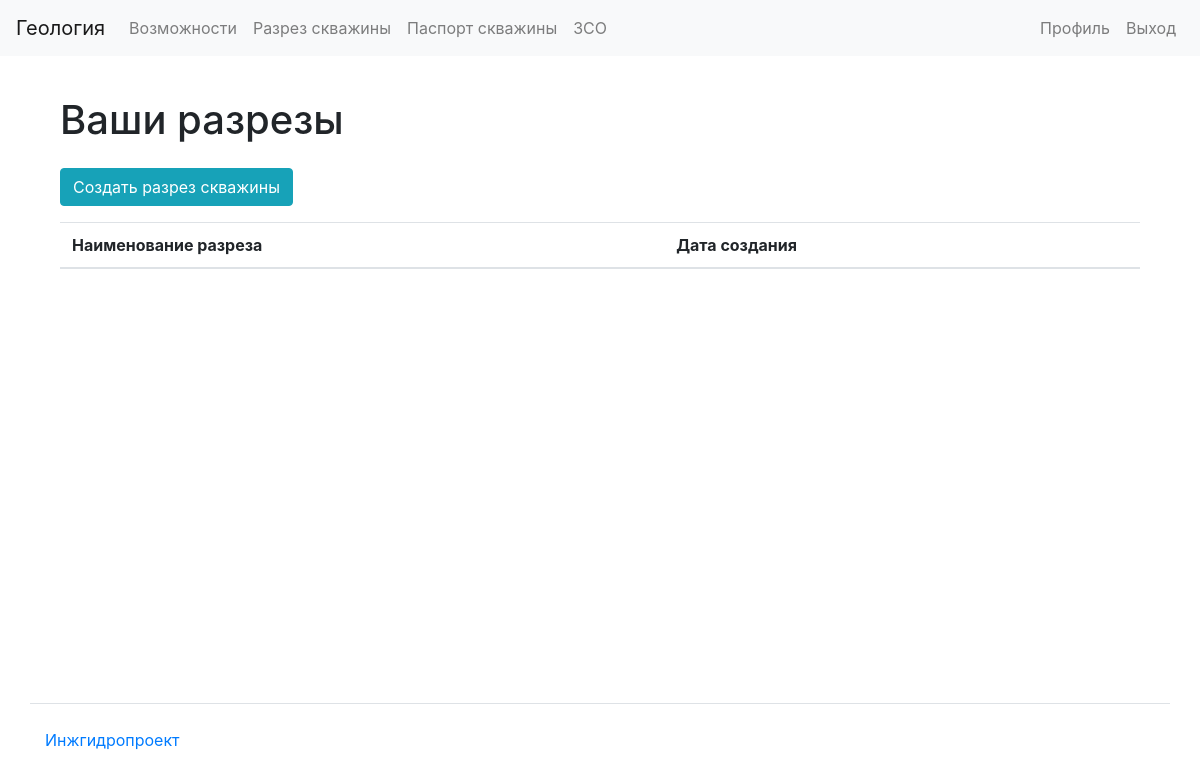
The app's page /well_section/ (signed in), older data.
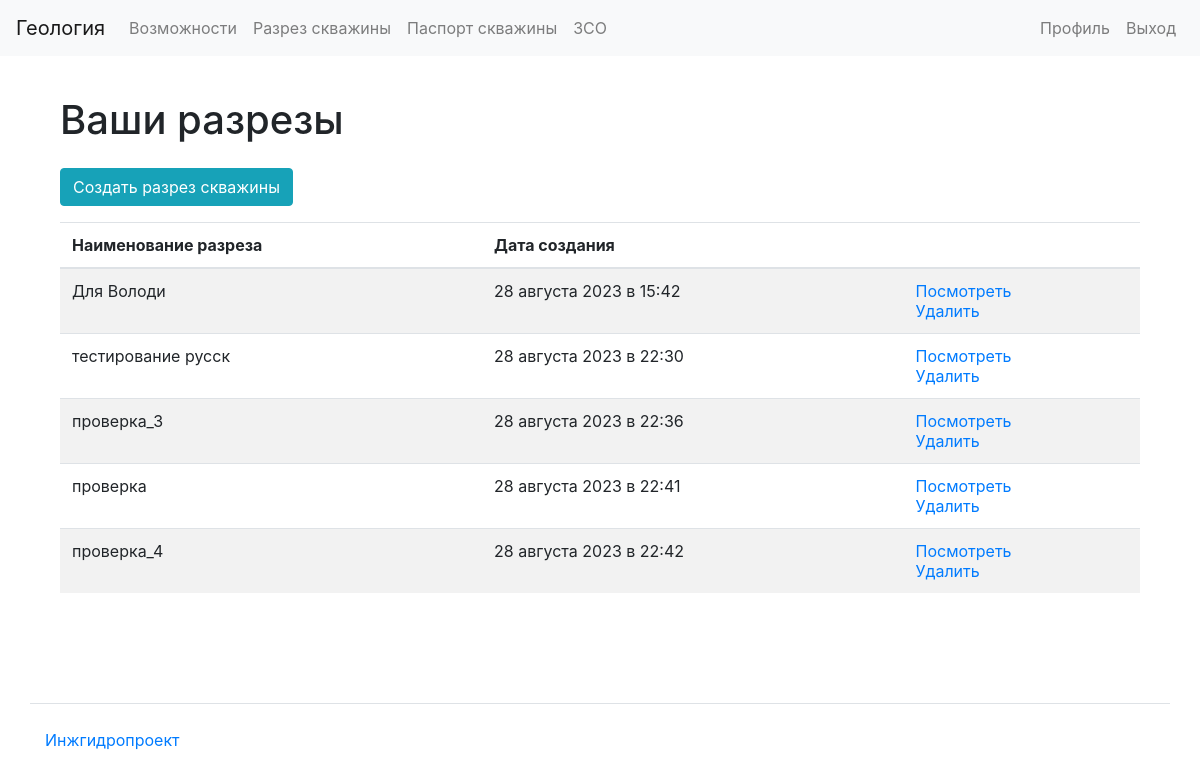
The same page, newer data.
### apps/well_section/models.py (models this page shows)
class WellSection(models.Model):
    user = models.ForeignKey(
        settings.AUTH_USER_MODEL, related_name="well_section", on_delete=models.CASCADE
    )
    name = models.CharField(max_length=30)
    layers = models.TextField()
    well_data = models.TextField()
    created_at = models.DateTimeField(auto_now_add=True)
    def get_deserialized_name(self):
        try:
            return json.loads(self.name)
        except json.JSONDecodeError:
            return self.name

### apps/well_section/views.py (the view)
# urls.py: path("", views.WellSectionListView.as_view(), name="well_section_list"),
@method_decorator(login_required, name="dispatch")
class WellSectionListView(ListView):
    model = WellSection
    paginate_by = 10
    template_name = ("well_section/list.html",)
    def get(self, request, *args, **kwargs):
        user_well_sections = request.user.well_section.all()
        well_sections = [
            {
                "name": section.get_deserialized_name(),
                "created_at": section.created_at,
                "id": section.id,
            }
            for section in user_well_sections
        ]
        return render(
            request,
            template_name=self.template_name,
            context={"well_sections": well_sections, "title": "Well sections"},
        )

### templates/well_section/list.html
{% extends 'base.html' %}
{% load bootstrap4 %}
{% load i18n %}
{% block content %}
<div class="container wrapper flex-grow-1">
    <h1 class="my-4">
      {% translate "Ваши разрезы"%}
    </h1>
      <div class="form-group">
        <a href="{% url 'well_section_create' %}" class="btn btn-info" role="button">{% translate "Создать разрез скважины"%}</a>
</div>
<table class="table table-striped">
<thead>
  <tr>
    <th>{% translate "Наименование разреза"%}</th>
    <th>{% translate "Дата создания"%}</th>
    <th></th>
  </tr>
</thead>
<tbody>
  {% if well_sections %}
    {% for elem in well_sections %}
      <tr>
        <td>{{ elem.name }}</td>
        <td>{{ elem.created_at|date:"d E Y в H:i" }}</td>
        <td>
          <a href="{% url 'well_section_result' elem.id %}">{% translate "Посмотреть"%}</a>
          <br>
          <a href="{% url 'well_section_delete' elem.id %}">{% translate "Удалить"%}</a>
        </td>
      </tr>
    {% endfor %}
{% endif %}
</tbody>
</table>
</div>
{% endblock %}

Row changes from the older to the newer data that the page shows:
added WellSection: created_at "28 августа 2023 в 15:42"
added WellSection: created_at "28 августа 2023 в 22:30"
added WellSection: name "проверка_3", created_at "28 августа 2023 в 22:36"
added WellSection: created_at "28 августа 2023 в 22:41"
added WellSection: created_at "28 августа 2023 в 22:42"
Text that changed along with them:
new list line: "Для Володи Посмотреть Удалить"
new list line: "тестирование русск Посмотреть Удалить"
new list line: "Посмотреть Удалить"
new list line: "проверка Посмотреть Удалить"
new list line: "проверка_4 Посмотреть Удалить"
